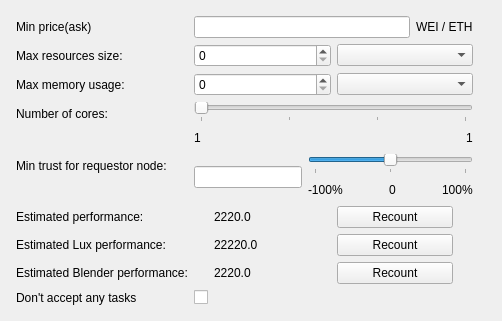
              <widget class="QWidget" name="providerTab">
               <attribute name="title">
                <string>Provider</string>
               </attribute>
               <layout class="QGridLayout" name="gridLayout_10">
                <item row="0" column="0">
                 <layout class="QGridLayout" name="gridLayout_6">
                  <property name="margin">
                   <number>5</number>
                  </property>
                  <item row="0" column="0">
                   <layout class="QFormLayout" name="formLayout_3">
                    <property name="fieldGrowthPolicy">
                     <enum>QFormLayout::AllNonFixedFieldsGrow</enum>
                    </property>
                    <item row="0" column="0">
                     <widget class="QLabel" name="label_29">
                      <property name="toolTip">
                       <string>Minimal price of task you agree to compute</string>
                      </property>
                      <property name="text">
                       <string>Min price(ask)</string>
                      </property>
                     </widget>
                    </item>
                    <item row="0" column="1">
                     <layout class="QHBoxLayout" name="horizontalLayout_14">
                      <item>
                       <widget class="QLineEdit" name="minPriceLineEdit"/>
                      </item>
                      <item>
                       <widget class="QLabel" name="label_31">
                        <property name="text">
                         <string>WEI / ETH</string>
                        </property>
                       </widget>
                      </item>
                     </layout>
                    </item>
                    <item row="1" column="0">
                     <widget class="QLabel" name="label_7">
                      <property name="toolTip">
                       <string>Maximal size of resources for a task to accept it</string>
                      </property>
                      <property name="text">
                       <string>Max resources size:</string>
                      </property>
                     </widget>
                    </item>
                    <item row="1" column="1">
                     <layout class="QHBoxLayout" name="horizontalLayout_5">
                      <item>
                       <widget class="QSpinBox" name="maxResourceSizeSpinBox">
                        <property name="maximum">
                         <number>999999</number>
                        </property>
                       </widget>
                      </item>
                      <item>
                       <widget class="QComboBox" name="maxResourceSizeComboBox"/>
                      </item>
                     </layout>
                    </item>
                    <item row="2" column="0">
                     <widget class="QLabel" name="label_8">
                      <property name="toolTip">
                       <string>Maximal memory usage for a task to accept it</string>
                      </property>
                      <property name="text">
                       <string>Max memory usage:</string>
                      </property>
                     </widget>
                    </item>
                    <item row="2" column="1">
                     <layout class="QHBoxLayout" name="horizontalLayout_6">
                      <item>
                       <widget class="QSpinBox" name="maxMemoryUsageSpinBox">
                        <property name="maximum">
                         <number>999999</number>
                        </property>
                       </widget>
                      </item>
                      <item>
                       <widget class="QComboBox" name="maxMemoryUsageComboBox"/>
                      </item>
                     </layout>
                    </item>
                    <item row="3" column="0">
                     <widget class="QLabel" name="label_9">
                      <property name="toolTip">
                       <string>How many processor cores should Golem use</string>
                      </property>
                      <property name="text">
                       <string>Number of cores:</string>
                      </property>
                     </widget>
                    </item>
                    <item row="3" column="1">
                     <layout class="QVBoxLayout" name="verticalLayout">
                      <item>
                       <widget class="QSlider" name="numCoresSlider">
                        <property name="minimum">
                         <number>1</number>
                        </property>
                        <property name="maximum">
                         <number>4</number>
                        </property>
                        <property name="singleStep">
                         <number>4</number>
                        </property>
                        <property name="pageStep">
                         <number>1</number>
                        </property>
                        <property name="orientation">
                         <enum>Qt::Horizontal</enum>
                        </property>
                        <property name="tickPosition">
                         <enum>QSlider::TicksBelow</enum>
                        </property>
                        <property name="tickInterval">
                         <number>1</number>
                        </property>
                       </widget>
                      </item>
                      <item>
                       <layout class="QHBoxLayout" name="horizontalLayout_2">
                        <item>
                         <widget class="QLabel" name="coresMinLabel">
                          <property name="text">
                           <string>1</string>
                          </property>
                         </widget>
                        </item>
                        <item>
                         <spacer name="horizontalSpacer_2">
                          <property name="orientation">
                           <enum>Qt::Horizontal</enum>
                          </property>
                          <property name="sizeHint" stdset="0">
                           <size>
                            <width>40</width>
                            <height>20</height>
                           </size>
                          </property>
                         </spacer>
                        </item>
                        <item>
                         <widget class="QLabel" name="coresMaxLabel">
                          <property name="text">
                           <string>1</string>
                          </property>
                         </widget>
                        </item>
                       </layout>
                      </item>
                     </layout>
                    </item>
                    <item row="4" column="0">
                     <widget class="QLabel" name="label_25">
                      <property name="toolTip">
                       <string>Minimal reputation of a requestor to accept tasks from</string>
                      </property>
                      <property name="text">
                       <string>Min trust for requestor node:</string>
                      </property>
                     </widget>
                    </item>
                    <item row="4" column="1">
                     <layout class="QHBoxLayout" name="horizontalLayout_3">
                      <item>
                       <widget class="QLineEdit" name="requestingTrustLineEdit">
                        <property name="sizePolicy">
                         <sizepolicy hsizetype="Maximum" vsizetype="Fixed">
                          <horstretch>0</horstretch>
                          <verstretch>0</verstretch>
                         </sizepolicy>
                        </property>
                       </widget>
                      </item>
                      <item>
                       <layout class="QVBoxLayout" name="verticalLayout_3">
                        <item>
                         <widget class="QSlider" name="requestingTrustSlider">
                          <property name="minimum">
                           <number>-100</number>
                          </property>
                          <property name="maximum">
                           <number>100</number>
                          </property>
                          <property name="orientation">
                           <enum>Qt::Horizontal</enum>
                          </property>
                          <property name="tickPosition">
                           <enum>QSlider::TicksBelow</enum>
                          </property>
                          <property name="tickInterval">
                           <number>100</number>
                          </property>
                         </widget>
                        </item>
                        <item>
                         <layout class="QHBoxLayout" name="horizontalLayout_4">
                          <item>
                           <widget class="QLabel" name="label_19">
                            <property name="text">
                             <string>-100%</string>
                            </property>
                           </widget>
                          </item>
                          <item>
                           <spacer name="horizontalSpacer_3">
                            <property name="orientation">
                             <enum>Qt::Horizontal</enum>
                            </property>
                            <property name="sizeHint" stdset="0">
                             <size>
                              <width>40</width>
                              <height>20</height>
                             </size>
                            </property>
                           </spacer>
                          </item>
                          <item>
                           <widget class="QLabel" name="label_20">
                            <property name="text">
                             <string>0</string>
                            </property>
                           </widget>
                          </item>
                          <item>
                           <spacer name="horizontalSpacer_4">
                            <property name="orientation">
                             <enum>Qt::Horizontal</enum>
                            </property>
                            <property name="sizeHint" stdset="0">
                             <size>
                              <width>40</width>
                              <height>20</height>
                             </size>
                            </property>
                           </spacer>
                          </item>
                          <item>
                           <widget class="QLabel" name="label_18">
                            <property name="text">
                             <string>100%</string>
                            </property>
                           </widget>
                          </item>
                         </layout>
                        </item>
                       </layout>
                      </item>
                     </layout>
                    </item>
                    <item row="5" column="0">
                     <widget class="QLabel" name="label_24">
                      <property name="toolTip">
                       <string>Overall performance of your computer</string>
                      </property>
                      <property name="text">
                       <string>Estimated performance:</string>
                      </property>
                     </widget>
                    </item>
                    <item row="5" column="1">
                     <layout class="QHBoxLayout" name="horizontalLayout_10">
                      <property name="leftMargin">
                       <number>20</number>
                      </property>
                      <property name="rightMargin">
                       <number>20</number>
                      </property>
                      <item>
                       <widget class="QLabel" name="performanceLabel">
                        <property name="text">
                         <string>2220.0</string>
                        </property>
                       </widget>
                      </item>
                      <item>
                       <widget class="QPushButton" name="recountButton">
                        <property name="text">
                         <string>Recount</string>
                        </property>
                       </widget>
                      </item>
                     </layout>
                    </item>
                    <item row="6" column="0">
                     <widget class="QLabel" name="label_26">
                      <property name="toolTip">
                       <string>How effective LuxRender is on your computer</string>
                      </property>
                      <property name="text">
                       <string>Estimated Lux performance:</string>
                      </property>
                     </widget>
                    </item>
                    <item row="6" column="1">
                     <layout class="QHBoxLayout" name="horizontalLayout_11">
                      <property name="leftMargin">
                       <number>20</number>
                      </property>
                      <property name="rightMargin">
                       <number>20</number>
                      </property>
                      <item>
                       <widget class="QLabel" name="luxPerformanceLabel">
                        <property name="text">
                         <string>22220.0</string>
                        </property>
                       </widget>
                      </item>
                      <item>
                       <widget class="QPushButton" name="recountLuxButton">
                        <property name="text">
                         <string>Recount</string>
                        </property>
                       </widget>
                      </item>
                     </layout>
                    </item>
                    <item row="7" column="0">
                     <widget class="QLabel" name="label_27">
                      <property name="toolTip">
                       <string>How effective Blender Cycles is on your computer</string>
                      </property>
                      <property name="text">
                       <string>Estimated Blender performance:</string>
                      </property>
                     </widget>
                    </item>
                    <item row="7" column="1">
                     <layout class="QHBoxLayout" name="horizontalLayout_12">
                      <property name="leftMargin">
                       <number>20</number>
                      </property>
                      <property name="rightMargin">
                       <number>20</number>
                      </property>
                      <item>
                       <widget class="QLabel" name="blenderPerformanceLabel">
                        <property name="text">
                         <string>2220.0</string>
                        </property>
                       </widget>
                      </item>
                      <item>
                       <widget class="QPushButton" name="recountBlenderButton">
                        <property name="text">
                         <string>Recount</string>
                        </property>
                       </widget>
                      </item>
                     </layout>
                    </item>
                    <item row="8" column="1">
                     <widget class="QCheckBox" name="dontAcceptTasksCheckBox">
                      <property name="text">
                       <string/>
                      </property>
                     </widget>
                    </item>
                    <item row="8" column="0">
                     <widget class="QLabel" name="dontAcceptTasksLabel">
                      <property name="toolTip">
                       <string extracomment="If you choose this option that your app won't compute anything"/>
                      </property>
                      <property name="text">
                       <string>Don't accept any tasks</string>
                      </property>
                     </widget>
                    </item>
                   </layout>
                  </item>
                  <item row="0" column="1">
                   <widget class="QLabel" name="label_3">
                    <property name="text">
                     <string/>
                    </property>
                    <property name="alignment">
                     <set>Qt::AlignLeading|Qt::AlignLeft|Qt::AlignTop</set>
                    </property>
                   </widget>
                  </item>
                 </layout>
                </item>
               </layout>
              </widget>
